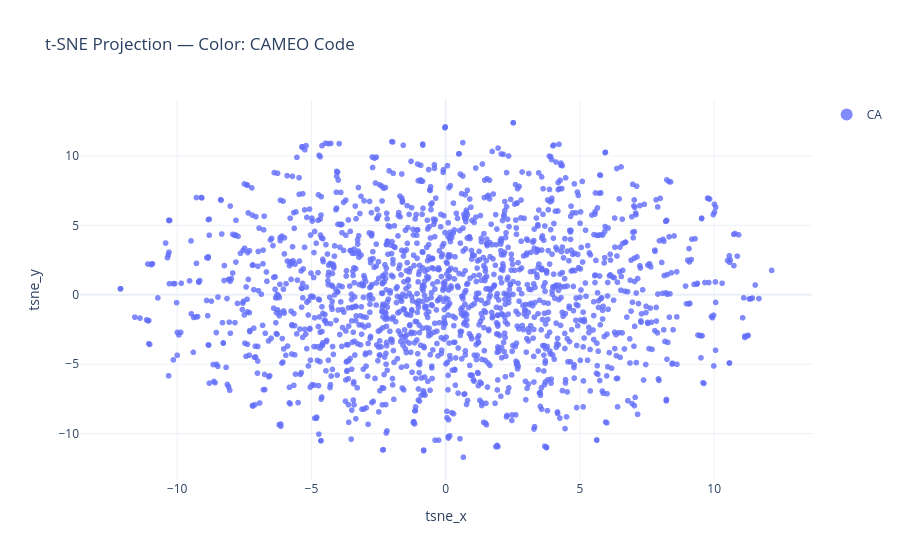

The code cell stored with this chart in its notebook:
### Code cell
plot_15 = plot_tsne(s_matrix)

### Figure 1 — Plotly figure (JSON) as saved in the notebook; plotly's stock layout.template omitted (floating-point values rounded to 4 significant figures; data arrays with more than 128 entries replaced by an {"elided": "..."} marker saying what was removed)
{"data": [{"customdata": {"elided": "1787x5 mixed values"}, "hovertemplate": "state=%{customdata[4]}<br>GlobalEventID=%{customdata[0]}<br>EventCode=%{customdata[1]}<br>CAMEO_label=%{customdata[2]}<br>title=%{customdata[3]}<extra></extra>", "legendgroup": "CA", "marker": {"color": "#636efa", "opacity": 0.8, "size": 6, "symbol": "circle"}, "mode": "markers", "name": "CA", "showlegend": true, "type": "scattergl", "x": {"elided": "1787 float values"}, "xaxis": "x", "y": {"elided": "1787 float values"}, "yaxis": "y"}], "layout": {"legend": {"groupclick": "toggleitem", "itemsizing": "constant", "title": {"text": ""}, "tracegroupgap": 0}, "title": {"text": "t-SNE Projection — Color: CAMEO Code"}, "xaxis": {"anchor": "y", "domain": [0, 1], "title": {"text": "tsne_x"}}, "yaxis": {"anchor": "x", "domain": [0, 1], "title": {"text": "tsne_y"}}}}
